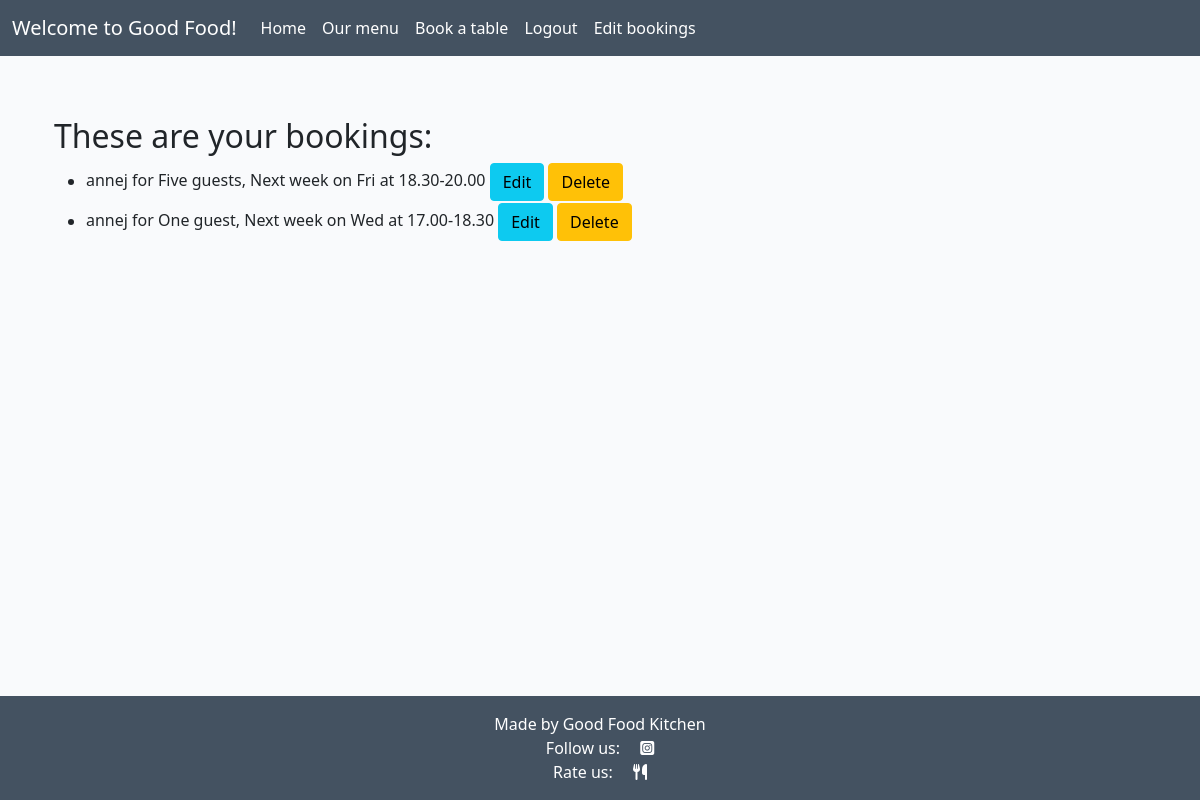
Page /booking_list (signed in) on the committed database.
### booktable/models.py (models this page shows, shortened)
class Booking(models.Model):
    THISWEEK = 'Current week'
    NEXTWEEK = 'Next week'
    WEEK_CHOICES = [
        (THISWEEK, 'This week'),
        (NEXTWEEK, 'Next week'),
    ]
    TUESDAY = 'Tue'
    WEDNESDAY = 'Wed'
    THURSDAY = 'Thu'
    FRIDAY = 'Fri'
    SATURDAY = 'Sat'
    OPENING_DAYS_CHOICES = [
        (TUESDAY, 'Tuesday'),
        (WEDNESDAY, 'Wednesday'),
        (THURSDAY, 'Thursday'),
        (FRIDAY, 'Friday'),
        (SATURDAY, 'Saturday'),
    ]
    DINNER1 = '17.00-18.30'
    DINNER2 = '18.30-20.00'
    DINNER3 = '20.00-21.30'
    SEATING_TIMES_CHOICES = [
        (DINNER1, '17.00-18.30'),
        (DINNER2, '18.30-20.00'),
        (DINNER3, '20.00-21.30'),
    ]
    ONE = 'One guest'
    TWO = 'Two guests'
    THREE = 'Three guests'
    FOUR = 'Four guests'
    FIVE = 'Five guests'
    SIX = 'Six guests'
    SEVEN = 'Seven guests'
    EIGHT = 'Eight guests'
    NUMBER_OF_GUESTS = [
        (ONE, 'One guest'),
        (TWO, 'Two guests'),
        (THREE, 'Three guests'),
        (FOUR, 'Four guests'),
        (FIVE, 'Five guests'),
        (SIX, 'Six guests'),
        (SEVEN, 'Seven guests'),
        (EIGHT, 'Eight guests'),
    ]
    booking_week = models.CharField(
        max_length=12,
        choices=WEEK_CHOICES,
        default=THISWEEK,
    )
    booking_day = models.CharField(
        max_length=10,
        choices=OPENING_DAYS_CHOICES,
        default=TUESDAY,
    )
    booking_time = models.CharField(
        max_length=20,
        choices=SEATING_TIMES_CHOICES,
        default=DINNER1,
    )
    booking_made = timezone.now()
    number_of_guests = models.CharField(
        max_length=20,
        choices=NUMBER_OF_GUESTS,
        default=TWO,
    )
    allergies = models.TextField(
        max_length=100,
        verbose_name='Allergies',
        blank=True,
    )
    guest = models.ForeignKey(User, on_delete=models.CASCADE, related_name="booking")
    objects = models.Manager()
    class Meta:
        ordering = ('booking_week', 'booking_day', 'booking_time')
        unique_together = ('guest', 'booking_week', 'booking_day', 'booking_time')

### booktable/views.py (the view)
# urls.py: path('booking_list', views.get_booking, name='booking_list'),
def get_booking(request):
    booking_list = Booking.objects.filter(guest=request.user)
    return render(request, 'booking_list.html', {'booking_list': booking_list})

### templates/booking_list.html
{% extends "base.html" %}
{% block content %}
<div class="col-12 mt-3 left">
    <div class="row">
        <div class="card-body">
            <div class="cover-text">
                {% if user.is_authenticated %}
                <br/>
                <div class="container">
                    <h2>These are your bookings:</h2>
                    <ul>
                        {% for booking in booking_list %}
                        <tr>
                            <td>
                                <li class="delete-items">{{ booking.guest }} for {{ booking.number_of_guests}}, {{ booking.booking_week}} on {{ booking.booking_day}} at {{ booking.booking_time}}
                            </td>
                            <td>
                                <a href="{% url 'edit-booking' booking.id %}" class="btn btn-info btn-xs">Edit</a>
                                <a href="{% url 'delete-booking' booking.id %}" class="btn btn-warning btn-xs">Delete</a></li>
                            </td>
                        </tr>
                        {% endfor %}
                    </ul>
                </div>
                {% endif %}
            </div>
        </div>
    </div>
</div>
{% endblock %}

### static/css/style.css (style rules this page uses)
body { background-color: #F9FAFC; }
.main-bg { background-color: #F9FAFC; }
.card-body { margin-top: 5px; }
.delete-items { margin-top: 2px; }

### rows in the picture
Booking: guest "annej", number_of_guests "Five guests", booking_week "Next week", booking_day "Fri", booking_time "18.30-20.00"
Booking: guest "annej", number_of_guests "One guest", booking_week "Next week", booking_day "Wed", booking_time "17.00-18.30"
